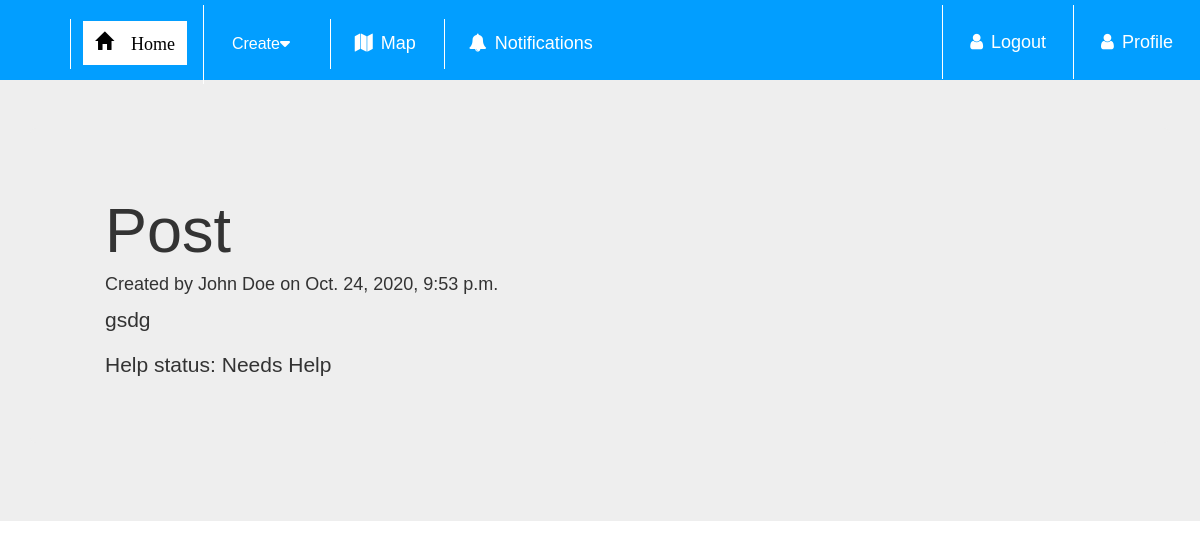
Screenshot of /post/7/ with the database file from the repository.
### hello/models.py (models this page shows, shortened)
class Post(models.Model):
    post_title = models.CharField("Post Title", max_length=255)
    description = models.TextField("Description")
    help_status = models.TextField(choices=HELP_STATUS_CHOICES)
    poster = models.ForeignKey(User, on_delete=models.PROTECT, null=True)
    created_date = models.DateTimeField("Created Date", default=datetime.datetime.now, blank=True)
    class Meta:
        ordering = ['created_date']

class User(AbstractUser):
    username = None
    email = models.EmailField(_('email address'), unique=True)
    USERNAME_FIELD = 'email'
    REQUIRED_FIELDS = []
    objects = CustomUserManager()
    profile_picture = models.ImageField(blank=True, null=True, upload_to="i/")
    first_name = models.CharField(max_length=255)
    last_name = models.CharField(max_length=255)
    address = models.CharField(max_length=2225, default="Mount Albert, Auckland, New Zealand")
    class Meta:
        ordering = ['email']
    def get_name(self):
        return "" + self.first_name + " " + self.last_name

### hello/views.py (the view)
# urls.py: path(r'post/<int:post_id>/', views.post_detail, name='post_detail'),
def post_detail(request, post_id):
    post = get_object_or_404(Post, pk=post_id)
    return render(request, 'post_detail.html', {'post': post})

### hello/templates/post_detail.html
{% extends "home.html" %}
{% load static %}
{% block content %}
<h1>{{ post.post_title }}</h1>
<h4>Created by {{ post.poster.get_name }} on {{ post.created_date }}</h4>
<p>{{ post.description }}</p>
<p>Help status: {{ post.get_help_status_display }}</p>
{% endblock %}

### hello/templates/base.html (style rules this page uses)
body { margin:0; padding: 0; font-family: verdana, sans-serif; background-color: #FFFFFF; }

### rows the page displays
Post: post_title "Post", poster.get_name "John Doe", created_date "Oct. 24, 2020, 9:53 p.m.", description "gsdg", help_status "Needs Help"
